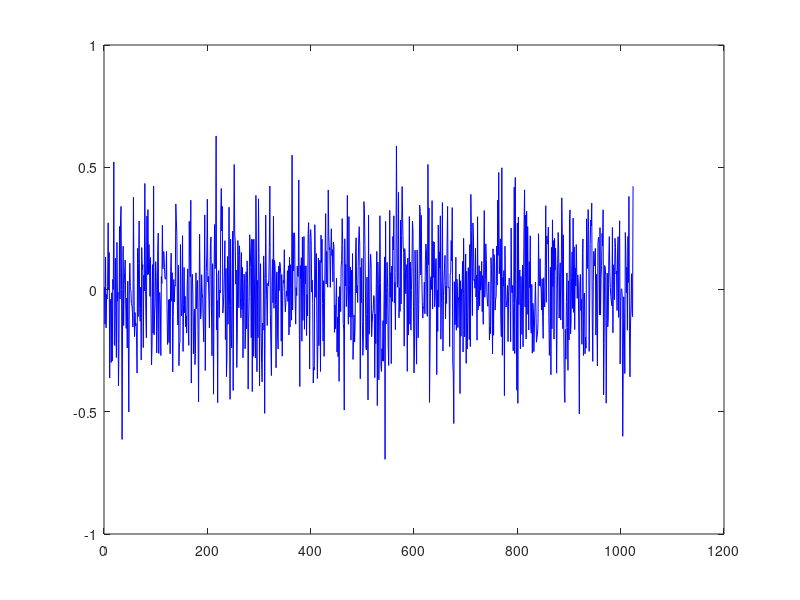

The MATLAB script that drew this image: (Note: this script raises an error after producing the figure.)
y = 0.2 * randn(1,1024);
plot(y,'b')
figure(1)
FFTplot(y,1,'g')

u=[1:500,500:-1:1];
y=real(ifft(randn(1,1000).*u));
figure(2)
plot(y,'y')
figure(3)
FFTplot(y,1,'r')


